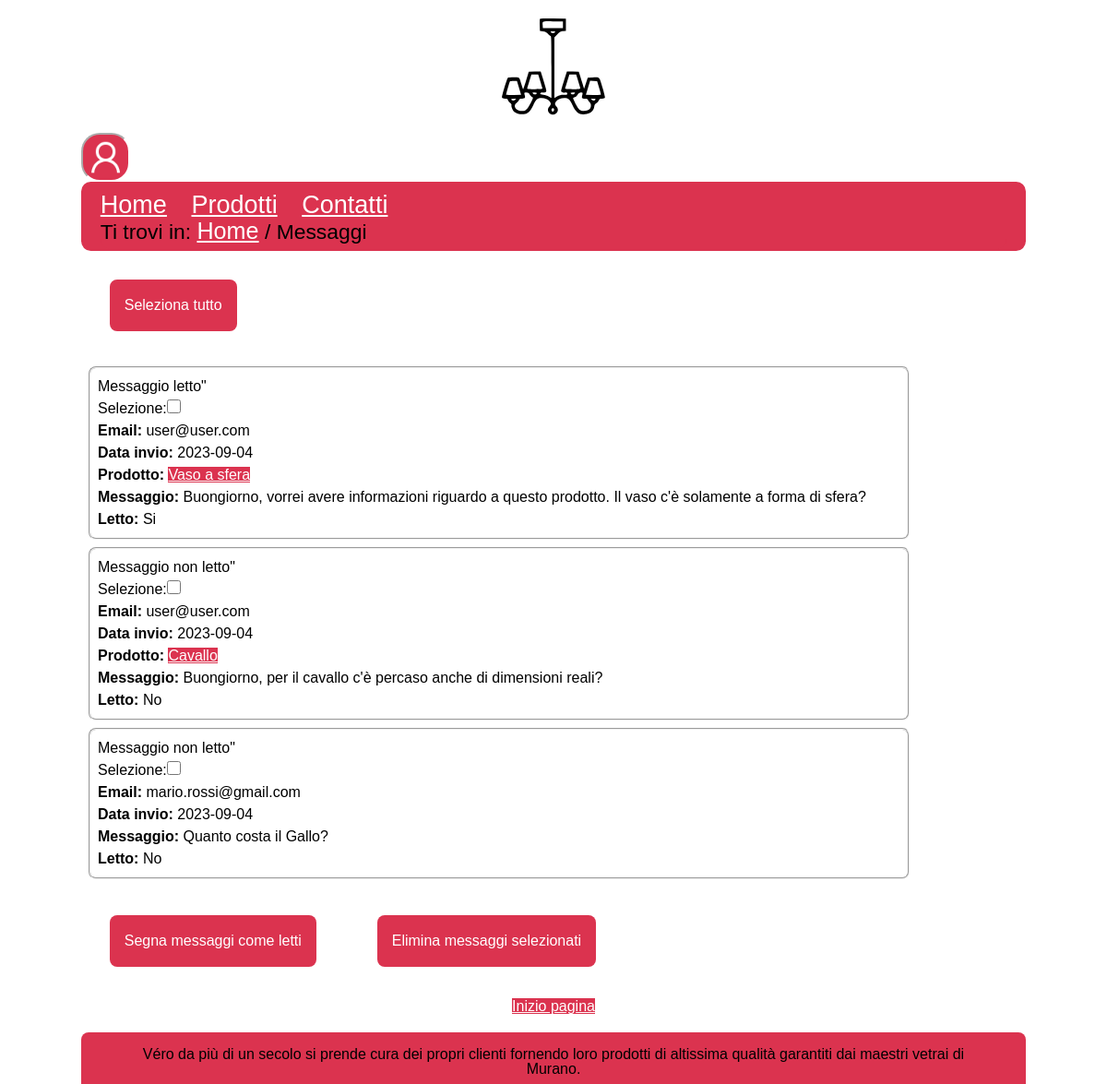
Screenshot of /messaggi.php (signed in) with the database file from the repository.
### tables this page shows
CREATE TABLE IF NOT EXISTS `messaggi` (
  `id_messaggio` int(100) NOT NULL AUTO_INCREMENT,
  `msg` text NOT NULL,
  `data` date NOT NULL DEFAULT current_timestamp(),
  `id_prodotto` int(100) DEFAULT NULL,
  `id_categoria` int(100) DEFAULT NULL,
  `email` varchar(50) NOT NULL,
  `letto` tinyint(1) NOT NULL DEFAULT 0,
  PRIMARY KEY (`id_messaggio`,`email`),
  KEY `id_prodotto` (`id_prodotto`,`id_categoria`)
);

CREATE TABLE IF NOT EXISTS `prodotti` (
  `id_prodotto` int(100) NOT NULL AUTO_INCREMENT,
  `id_categoria` int(100) NOT NULL,
  `Nome` varchar(100) NOT NULL,
  `Descrizione` varchar(500) NOT NULL,
  PRIMARY KEY (`id_prodotto`,`id_categoria`),
  KEY `prodotti` (`id_categoria`)
);

### PHP/connessione2.php (called while the page is built, shortened)
<?php
class DBAccess
{
    private static function startConnection()
    {
        try {
            return new mysqli(DBAccess::HOST_DB, DBAccess::USERNAME, DBAccess::PASSWORD, DBAccess::DATABASE_NAME);
        } catch (Exception $e) {
            http_response_code(500);
            if (isset($_SESSION["ruolo"])) {
                if ($_SESSION["ruolo"] == "user") {
                    echo file_get_contents(dirname(__FILE__) . "/../HTML/500Utente.html");
                } elseif ($_SESSION["ruolo"] == "admin") {
                    echo file_get_contents(dirname(__FILE__) . "/../HTML/500Amministratore.html");
                }
            } else {
                echo file_get_contents(dirname(__FILE__) . "/../HTML/500Semplice.html");
            }
            die();
        }
    }
    public static function dbQuery($query, ...$parametri)
    {
        $connection = self::startConnection();
        $stmt = $connection->prepare($query);
        $stmt->execute();
        $queryResult = $stmt->get_result();
        $select = false;
        if (strpos($query, "SELECT") === 0) {
            $select = true;
        }
        if ($select) {
            $result = array();
            while ($row = mysqli_fetch_assoc($queryResult)) {
                array_push($result, $row);
            }
            if (empty($result)) {
                return null;
            } else {
                return $result;
            }
        } else {
            $connection->close();
            return true;
        }
    }
}
?>

### messaggi.php (the view, shortened to what this page needs)
<?php
require_once "PHP/class.php";
$target = "Elementi_Messaggi";
$ElencoMsg = "";
if (isset($_SESSION["username"]) && $_SESSION["ruolo"] == "admin") {
    $paginaHTML = Access::getHeader("Messaggi", "Messaggi inviati da utenti registrati e non", "messaggi, informazioni", $_SESSION["ruolo"], null, null, null, null, true);
    $paginaHTML .= file_get_contents("HTML/messaggi.html");
    $result = Access::getMessages();
    if (empty($result))
        $ElencoMsg = "<div><h3 class='error-message'>Non sono presenti messaggi da parte di utenti</h3></div>";
    else {
        for ($i = 0; $i < count($result); $i++) {
            $ElencoMsg .= '<fieldset class="msggg ';
            if ($result[$i]["letto"] == 1)
                $ElencoMsg .= "msg_letto><legend class=\"hide\">Messaggio letto</legend>";
            else
                $ElencoMsg .= "msg_non_letto><legend class=\"hide\">Messaggio non letto</legend>";
            $ElencoMsg .= '"<p class="inline"><label for="form-' . $result[$i]["id_messaggio"] . '" >Selezione:</label><input type="checkbox" id="form-' . $result[$i]["id_messaggio"] . '" name="form_msg[]" value="'
                . $result[$i]["id_messaggio"] . '"/></p>'
                . "<p class=\"inline\"> <span class='email'>Email: </span>" . $result[$i]["email"] . "</p>"
                . "<p class=\"inline\"> <span class='data'>Data invio: </span>" . $result[$i]["data"] . "</p>";
            if (!is_null($result[$i]["id_prodotto"]))
                $ElencoMsg .= "<p class=\"inline\"><span class='product'> Prodotto: </span><a href=\"prodotto.php?prod=" . $result[$i]['id_prodotto'] . "\">" . $result[$i]['Nome'] . "</a></p>";
            $ElencoMsg .= "<p class=\"inline\"> <span class='messaggio'>Messaggio: </span>" . $result[$i]["msg"] . "</p>";
            if ($result[$i]["letto"] == 1)
                $ElencoMsg .= "<p class=\"inline\"> <span class='letto'>Letto: </span>Si</p></fieldset>";
            else
                $ElencoMsg .= "<p class=\"inline\"> <span class='letto'>Letto: </span>No</p></fieldset>";
        }
    }
    $paginaHTML = str_replace($target, $ElencoMsg, $paginaHTML);
    echo $paginaHTML;
} else
    header("Location: index.php");
?>

### CSS/print.css (style rules this page uses)
* { padding: 0em; margin: 0em; }
:root { --visitedcolor: #000000; --linkcolor: #FFFFFF; --bgfuncolor: #DB334F; --bgcolor: #FFFFFF; --txtcolor: #000000; --shadowcolor: #d2d2d2; }
html, body { font-size: 100%; font-family: "Times New Roman", serif; line-height: 1.5em; background-color: var(--bgcolor); color: var(--txtcolor); margin: auto; }
body { max-width: 1024px; }
h1 { text-align: center; }
#nomemenu h1 { text-indent: 0em; line-height: 1.5em; font-size: 6em; }
.hambuttonoff { display: none; }
#box { background-color: var(--bgfuncolor); padding: 0em 0em 0em 0em; border-radius: 0em 0em 0em 0em; font-size: 1.3em; }
#menu { text-align: center; display: none; }
#menu ul { list-style-type: none; display: inline-block; text-align: left; display: none; }
#menu ul li { margin-top: 1em; text-align: center; display: none; }
a { background-color: var(--bgfuncolor); }
a:link { color: var(--linkcolor); }
#box a { background-color: var(--bgfuncolor); font-size: 1.3em; }
#box a:link { color: var(--linkcolor); font-size: 1.3em; }
#breadcrumb { background-color: var(--bgfuncolor); padding: 0em 0em 0.0em 0em; border-radius: 0em 0em 0em 0em; font-size: 1.1em; }
#iniziopagina { display: none; }
#footer { font-size: 0.8em; background-color: var(--bgfuncolor); padding: 0.5em 1em 0.5em 1em; border-radius: 0.5em 0.5em 0em 0em; }
.invio { font-size: 103%; color: white; background-color: var(--bgfuncolor); border-color: var(--bgfuncolor); color: #fff; padding: 5px 10px; margin: 5px; border: none; border-radius: 4px; cursor: pointer; }
.inline .data,.inline .email,.inline .product,.inline .letto,.inline .messaggio { font-weight: bold; }
.msggg { width: 85%; border-radius: 0.5em; padding: 0.5em; margin-top: 0.5em; margin-bottom: 0.5em; box-shadow: 0em 0em 0.3em 0em var(--shadowcolor); margin-left: auto; margin-right: auto; cursor: pointer; word-break: break-all; }
fieldset { border: 0; }
.right { float:right; }

### rows the page displays
messaggi: letto "Messaggio letto", email "user@user.com", data "2023-09-04", prodotti.Nome "Vaso a sfera", msg "Buongiorno, vorrei avere informazioni riguardo a questo prodotto. Il vaso c'è solamente a forma di sfera?", shows "Letto:"
messaggi: letto "Messaggio non letto", email "user@user.com", data "2023-09-04", prodotti.Nome "Cavallo", msg "Buongiorno, per il cavallo c'è percaso anche di dimensioni reali?", shows "Letto:"
messaggi: letto "Messaggio non letto", email "mario.rossi@gmail.com", data "2023-09-04", msg "Quanto costa il Gallo?", shows "Letto:"

### other values shown
$title "Messaggi"
